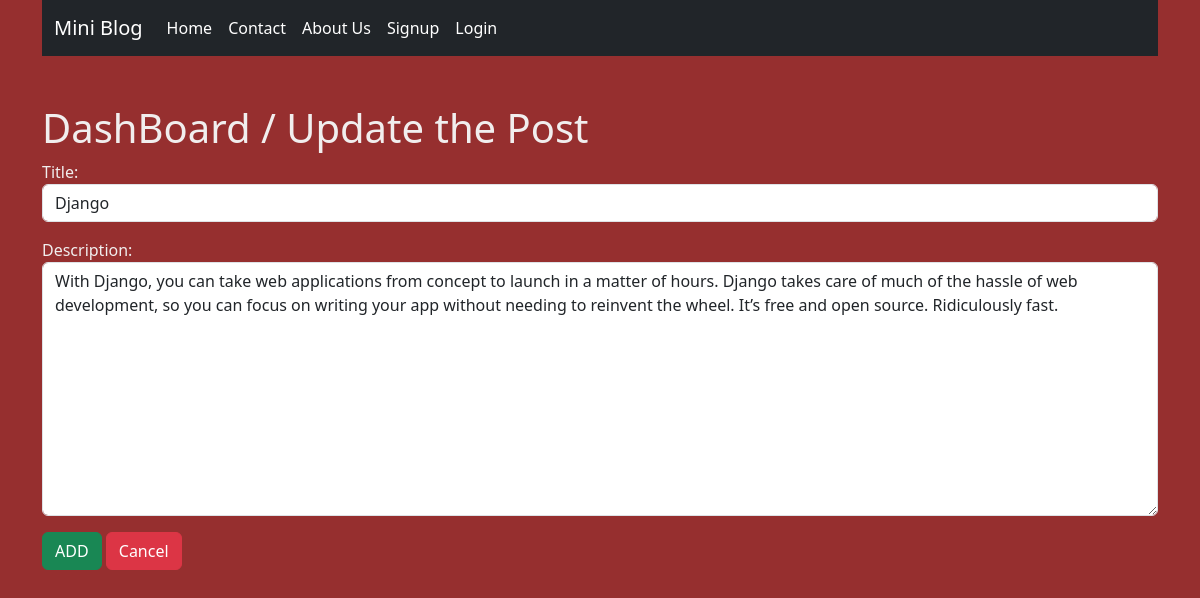
Screenshot of /update/1 with the database file from the repository.
### blog/models.py (models this page shows)
class Post(models.Model):
    title= models.CharField(max_length=100)
    descriptions = models.TextField()

### blog/views.py (the view)
# urls.py: path('update/<int:id>',views.updatePost,name='update'),
def updatePost(request,id):
    if request.method=='POST':
        pi=Post.objects.get(id=id)
        form=PostForm(request.POST,instance=pi)
        if form.is_valid:
            form.save()
            messages.success(request,"Successfully Updated")
            return redirect('dashboard')
    else:
        pi=Post.objects.get(id=id)
        form=PostForm(instance=pi)
    return render(request,'updatepost.html',{'form':form})

### blog/forms.py
class PostForm(forms.ModelForm):
    class Meta:
        model = Post
        fields = ['title','descriptions']
        labels={'title':'Title','descriptions':'Description'}
        widgets = {
            'title':forms.TextInput(attrs={'class':'form-control'}),
            'descriptions':forms.Textarea
            (attrs={'class':'form-control'}),
        }

### blog/templates/updatepost.html (shortened to what this page needs)
{% extends "base.html" %}
{% load static %}
{% block content %}
    <div>
        <div>
            <h1>DashBoard / Update the Post</h1>
        </div>
        <div>
            <form action="" method="post">
                {{form.as_p}}
                <input class='btn btn-success' type="submit" value="ADD">
                <a class="btn btn-danger" href="{% url "dashboard" %}">Cancel</a>
            </form>
        </div>
    </div>
{% endblock content %}

### blog/static/css/style.css (style rules this page uses)
body { background: rgb(150, 47, 47); color:rgb(241, 238, 238); }

### rows the page displays
Post: title "Django", descriptions "With Django, you can take web applications from concept to launch in a matter of hours. Django takes care of much of the hassle of web development, so you can focus on writing your app without needing to reinvent the wheel. It’s free and open source. Ridiculously fast."
